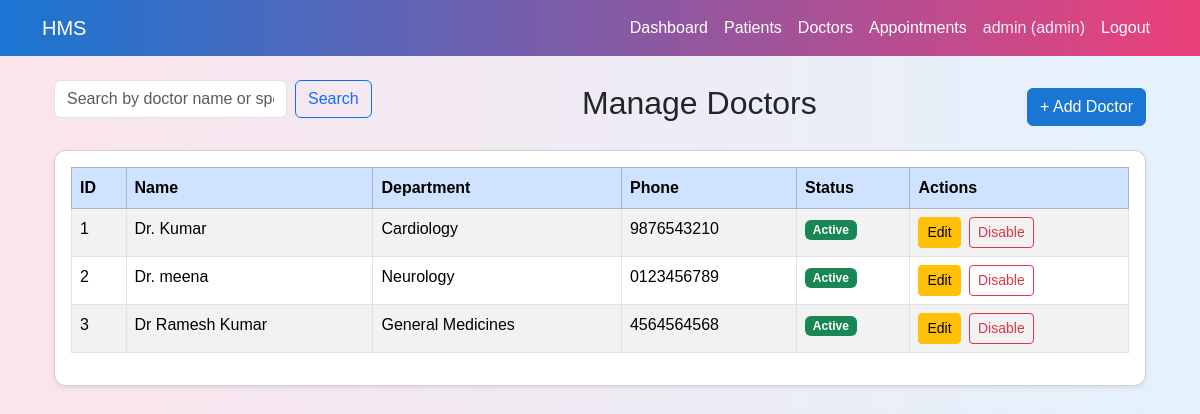
Before: /admin/doctors (signed in) with the older database file.
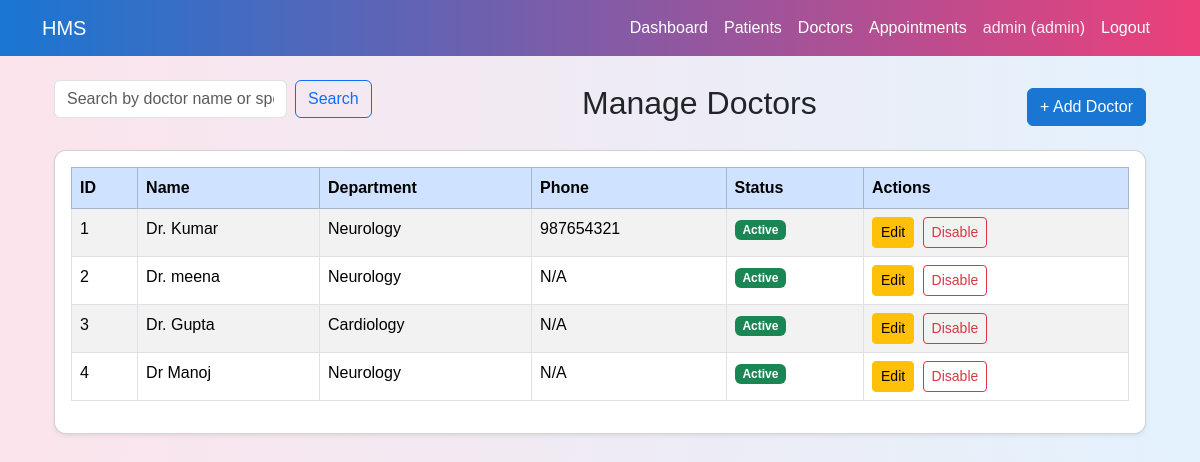
After: the same page with the newer database file.
### models.py (models this page shows, shortened)
class Doctor(db.Model):
    __tablename__="doctors"
    id=db.Column(db.Integer,primary_key=True)
    user_id=db.Column(db.Integer,db.ForeignKey("users.id"),nullable=False)
    department_id=db.Column(db.Integer,db.ForeignKey("departments.id"))
    full_name=db.Column(db.String(120),nullable=False)
    phone=db.Column(db.String(20))
    about=db.Column(db.Text)
    experience_years=db.Column(db.Integer)
    is_active=db.Column(db.Boolean, default=True)
    user=db.relationship("User",back_populates="doctor_profile")
    department=db.relationship("Department",back_populates="doctors")
    appointments=db.relationship("Appointment",back_populates="doctor")
    availabilities=db.relationship("DoctorAvailability",back_populates="doctor")

class Department(db.Model):
    __tablename__="departments"
    id=db.Column(db.Integer,primary_key=True)
    name=db.Column(db.String(80),unique=True,nullable=False)
    description=db.Column(db.Text)
    doctors=db.relationship("Doctor",back_populates="department")

### app.py (the view, shortened to what this page needs)
    @app.route('/admin/doctors')
    def admin_doctors():
        if session.get('role')!="admin":
            return redirect(url_for('login'))
        search = request.args.get('search','').strip()
        query=Doctor.query.outerjoin(Department)
        doctors=query.order_by(Doctor.id).all()
        departments = Department.query.order_by(Department.name).all()
        return render_template(
            'admin_doctors.html',
            doctors=doctors,
            departments=departments,
            search=search
        )

### templates/admin_doctors.html
{% extends "base.html" %}
{% block content %}
<div class="container mt-4">
    <div class="d-flex justify-content-between align-items-center mb-3">
        <form method="get" class="d-flex mb-3" action="{{ url_for('admin_doctors') }}">
            <input type="text" name="search" class="form-control me-2"
                placeholder="Search by doctor name or specialization" value="{{ search or '' }}">
            <button type="submit" class="btn btn-outline-primary">Search</button>
        </form>
        <h2>Manage Doctors</h2>
        <a href="{{ url_for('admin_add_doctor') }}" class="btn btn-primary">+ Add Doctor</a>
    </div>
    <div class="card p-3 shadow-sm">
        <table class="table table-striped table-bordered">
            <thead class="table-primary">
                <tr>
                    <th>ID</th>
                    <th>Name</th>
                    <th>Department</th>
                    <th>Phone</th>
                    <th>Status</th>
                    <th>Actions</th>
                </tr>
            </thead>
            <tbody>
                {% for doctor in doctors %}
                <tr>
                    <td>{{ doctor.id }}</td>
                    <td>{{ doctor.full_name }}</td>
                    <td>{{ doctor.department.name if doctor.department else 'N/A' }}</td>
                    <td>{{ doctor.phone or 'N/A' }}</td>
                    <td>
                        {% if doctor.is_active %}
                        <span class="badge bg-success">Active</span>
                        {% else %}
                        <span class="badge bg-danger">Inactive</span>
                        {% endif %}
                    </td>
                    <td>
                        <a href="{{ url_for('admin_edit_doctor', id=doctor.id) }}" class="btn btn-sm btn-warning me-1">
                            Edit
                        </a>
                        <a href="{{ url_for('admin_toggle_doctor', id=doctor.id) }}"
                            class="btn btn-sm {% if doctor.is_active %}btn-outline-danger{% else %}btn-outline-success{% endif %}">
                            {% if doctor.is_active %}Disable{% else %}Enable{% endif %}
                        </a>
                    </td>
                </tr>
                {% endfor %}
            </tbody>
        </table>
    </div>
</div>
{% endblock %}

Changed rows visible on the page:
changed Doctor "Dr. Kumar": department "Cardiology" → "Neurology"; phone "9876543210" → "987654321"
changed Doctor "Dr. meena": phone "0123456789" → "N/A"
changed Doctor id 3: full_name "Dr Ramesh Kumar" → "Dr. Gupta"; department "General Medicines" → "Cardiology"; phone "4564564568" → "N/A"
added Doctor: id "4", full_name "Dr Manoj", department "Neurology", phone "N/A", is_active "Active"
